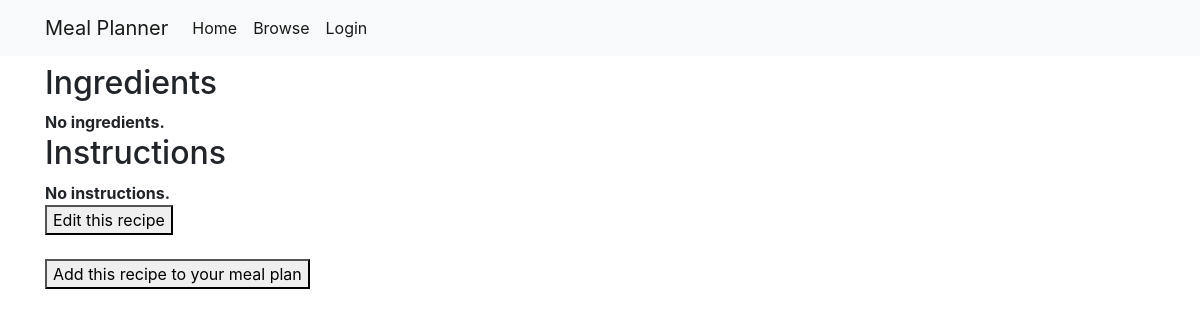
Page /recipes/miso-salmon/ on the earlier database version.
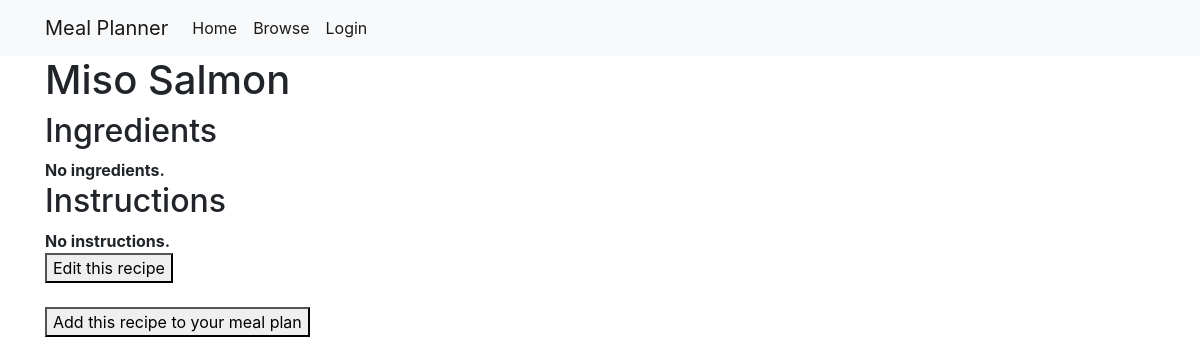
Same page on the later database version.
### recipes/models.py (models this page shows, shortened)
class Recipe(models.Model):
	name = models.CharField(max_length=50, unique=True)
	likes = models.IntegerField(default=0)
	cuisine = models.CharField(max_length=50, default='world')
	servings = models.IntegerField(default=1)
	ready_in = models.DurationField(default=datetime.timedelta(hours=1))
	cal = models.IntegerField(null=True)
	slug = models.SlugField(unique=True)
	ingredients = models.ManyToManyField(
		Ingredient,
		through='RecipeItem',
		related_name='recipes')
	users = models.ManyToManyField(
		User,
		through='UserRecipe',
		related_name='recipes',
		blank=True)
	class Meta:
		ordering = ('name',)

### recipes/views.py (the view)
# urls.py: path('<slug:recipe_name_slug>/', views.show_recipe, name='show_recipe'),
def show_recipe(request, recipe_name_slug):
    try:
        recipe = Recipe.objects.get(slug=recipe_name_slug)
        recipe_items = RecipeItem.objects.filter(recipe=recipe)
        instructions = Instruction.objects.filter(recipe_name=recipe)
        context_dict = {
            'recipe': recipe,
            'recipe_items': recipe_items,
            'instructions': instructions,
        }
    except Recipe.DoesNotExist:
        context_dict = {
            'recipe': None,
            'recipe_items': None,
            'instructions': None,
        }
    return render(request, 'recipes/show_recipe.html', context=context_dict)

### templates/recipes/show_recipe.html
{% extends "base_generic.html" %}
{% block content %}
<h1>{{ recipe.name }}</h1>
<div>
	<h2>Ingredients</h2>
	{% if recipe_items %}
	<ul>
		{% for item in recipe_items %}
		<li>{{ item.qty }} {{ item.unit }} of {{ item.ingredient.name }}</li>
		{% endfor %}
	</ul>
	{% else %}
	<strong>No ingredients.</strong>
	{% endif %}
	<h2>Instructions</h2>
	{% if instructions %}
	<ul>
		{% for instruction in instructions %}
		<li>
			{{ instruction.step_num }}: {{ instruction.text }}
		</li>
		{% endfor %}
	</ul>
	{% else %}
	<strong>No instructions.</strong>
	{% endif %}
</div>
<div>
	<a href="/recipes/{{ recipe.slug }}/edit_recipe">
		<button type="submit">Edit this recipe</button>
	</a>
	<br />
	<br />
	<a href="/recipes/{{ recipe.slug }}/save_recipe">
		<button type="submit">Add this recipe to your meal plan</button>
	</a>
</div>
{% endblock %}

Differences in the rows shown:
added Recipe: name "Miso Salmon"
